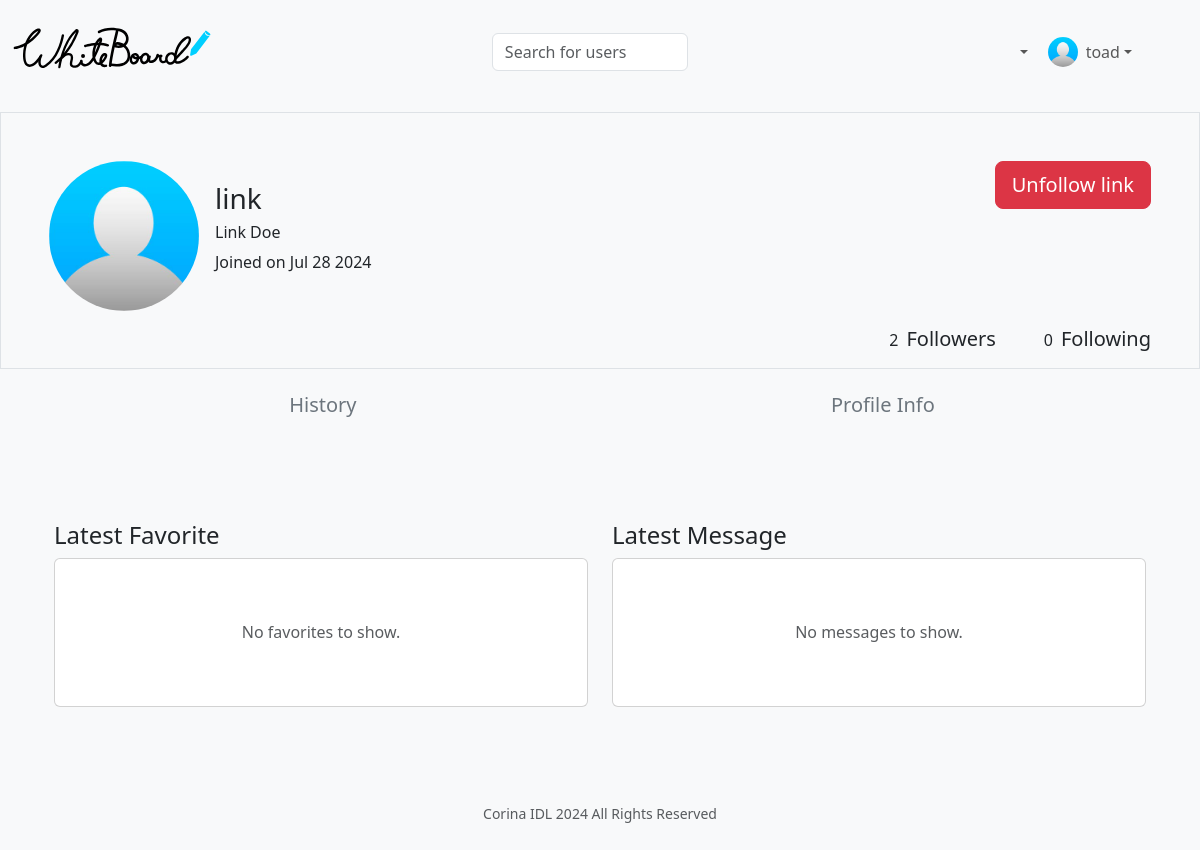
Before: /profile/link (signed in) with the older database file.
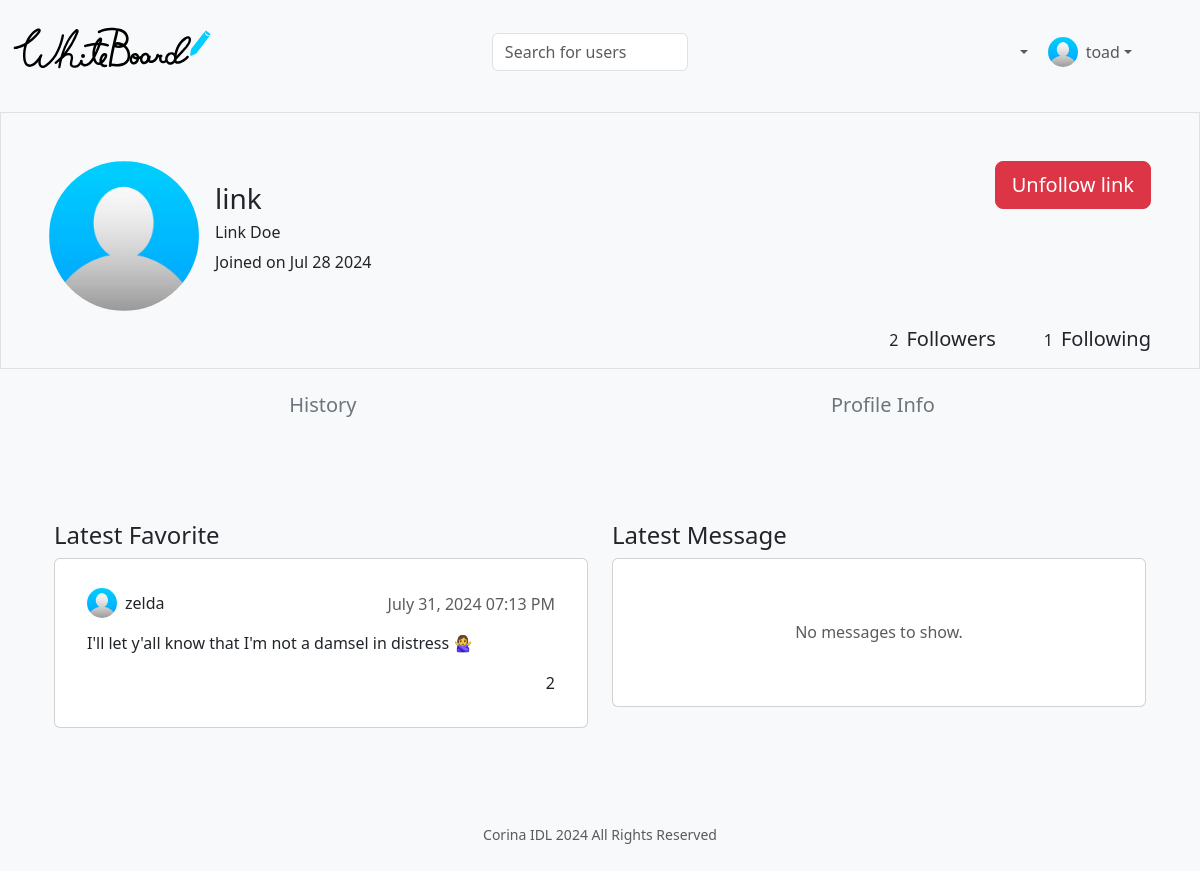
After: the same page with the newer database file.
### tables this page shows
CREATE TABLE users (
	id INTEGER PRIMARY KEY AUTOINCREMENT NOT NULL,
	name TEXT NOT NULL,
	email TEXT NOT NULL,
	pass TEXT NOT NULL,
	username TEXT NOT NULL
, workplace TEXT, location TEXT, studies TEXT, phone NUMERIC, image TEXT NOT NULL DEFAULT "avatar.jpg");

CREATE TABLE favorites (
	user_id INTEGER NOT NULL,
	message_id INTEGER NOT NULL,
	FOREIGN KEY (user_id) REFERENCES users (id),
	FOREIGN KEY (message_id) REFERENCES messages (id)
);

CREATE TABLE messages (
	id INTEGER PRIMARY KEY AUTOINCREMENT NOT NULL,
	user_id INTEGER NOT NULL,
	content TEXT NOT NULL,
	date NUMERIC NOT NULL,
	likes INTEGER NOT NULL DEFAULT 0,
	FOREIGN KEY (user_id) REFERENCES users (id)
);

### app.py (the view)
@app.route("/profile/<username>")
@login_required
def profile(username):
    if not username:
        return render_template("notfound.html")
    users = db.execute("SELECT * FROM users WHERE id = ?", session["user_id"])
    profile = db.execute("SELECT * FROM users WHERE username = ?", username)
    if not profile:
        return render_template("notfound.html")
    for row in profile:
        profile_id = row["id"]
        if profile_id == session["user_id"]:
            row["session"] = True
        else:
            row["session"] = False
            is_followed = db.execute("SELECT * FROM followers WHERE follows = ? AND user_id = ?", profile_id, session["user_id"])
            if is_followed:
                row["following"] = True
            else:
                row["following"] = False
    followers = db.execute("SELECT COUNT(follows) FROM followers JOIN users ON followers.follows = users.id WHERE users.username = ?", username)
    for item in followers:
        total_followers = item["COUNT(follows)"]
    following = db.execute("SELECT COUNT(user_id) FROM followers JOIN users ON followers.user_id = users.id WHERE users.username = ? AND followers.follows != ?", username, profile_id)
    for item in following:
        total_following = item["COUNT(user_id)"]
    favorite = db.execute("SELECT message_id, username, image, users.id AS id, content, likes, date FROM favorites, users, messages WHERE favorites.message_id = messages.id AND messages.user_id = users.id AND favorites.user_id = ? ORDER BY date DESC LIMIT 1", profile_id)
    message = db.execute("SELECT users.id AS id, username, image, content, likes, date, messages.id AS msg_id FROM users JOIN messages ON users.id = messages.user_id WHERE users.username = ? ORDER BY messages.date DESC LIMIT 1", username)
    print(favorite)
    print(message)
    return render_template("profile.html", users=users, profile=profile, followers=total_followers, following=total_following, favorite=favorite, message=message)

### app.py (called while the page is built)
@app.after_request
def after_request(response):
    response.headers["Cache-Control"] = "no-cache, no-store, must-revalidate"
    response.headers["Expires"] = 0
    response.headers["Pragma"] = "no-cache"
    return response

### helpers.py (called while the page is built)
def login_required(f):
    @wraps(f)
    def decorated_function(*args, **kwargs):
        if session.get("user_id") is None:
            return redirect("/login")
        return f(*args, **kwargs)
    return decorated_function

def format_date(date):
    date_obj = datetime.datetime.strptime(date, '%Y-%m-%d %H:%M:%S')
    new_format = date_obj.strftime('%B %d, %Y %I:%M %p')
    return new_format

### templates/profile.html (shortened to what the changed rows need)
{% extends "layout.html" %}
{% block header %}
    <header class="container-fluid pt-5 mt-3 px-5 border">
        <div id="profile-header" class="d-md-flex justify-content-between">
            <div class="d-lg-flex align-items-center justify-content-center gap-3">
                {% for row in profile %}
                    <img src="../static/avatar.jpg" class="rounded-circle" height="150" alt="Avatar" loading="lazy" />
                    <div>
                        <a href="profile.html">
                            <h3 class="text-dark">{{ row.username }}</h3>
                            <h6 class="text-dark">{{ row.name }}</h6>
                        </a>
                        <p>Joined on Jul 28 2024</p>
                    </div>
                {% endfor %}
            </div>
            <div>
                {% for row in profile %}
                    {% if row.session %}
                        <button type="button" class="btn btn-primary btn-lg btn-block" data-bs-toggle="modal" data-bs-target="#modal-edit-profile">
                            <svg xmlns="http://www.w3.org/2000/svg" width="24" height="24" viewBox="0 0 24 24" style="fill: rgba(255, 255, 255, 1);"><path d="M8.707 19.707 18 10.414 13.586 6l-9.293 9.293a1.003 1.003 0 0 0-.263.464L3 21l5.242-1.03c.176-.044.337-.135.465-.263zM21 7.414a2 2 0 0 0 0-2.828L19.414 3a2 2 0 0 0-2.828 0L15 4.586 19.414 9 21 7.414z"></path></svg>
                            Edit
                        </button>
                        <div class="modal fade modal-lg" id="modal-edit-profile" tabindex="-1" aria-labelledby="edit-profile-Label" aria-hidden="true">
                            <div class="modal-dialog">
                            <div class="modal-content">
                                <div class="modal-header">
                                <h1 class="modal-title fs-5" id="edit-profile-Label">Edit Profile</h1>
                                <button type="button" class="btn-close" data-bs-dismiss="modal" aria-label="Close"></button>
                                </div>
                                <div class="modal-body">
                                <form>
                                    <div class="mb-3">
                                    <label for="workplace" class="col-form-label">Workplace:</label>
                                    <input type="text" class="form-control" id="workplace" placeholder="Your workplace">
                                    </div>
                                    <div class="mb-3">
                                    <label for="location" class="col-form-label">Where you live:</label>
                                    <input type="text" class="form-control" id="location" placeholder="Enter your location">
                                    </div>
                                    <div class="mb-3">
                                    <label for="studies" class="col-form-label">Studies:</label>
                                    <input type="text" class="form-control" id="studies" placeholder="Your studies">
                                    </div>
                                    <div class="mb-3">
                                    <label for="phone" class="col-form-label">Phone:</label>
                                    <input type="tel" class="form-control" id="phone" placeholder="Your phone number">
                                    </div>
                                </form>
                                </div>
                                <div class="modal-footer">
                                <button type="button" class="btn btn-secondary" data-bs-dismiss="modal">Discard</button>
                                <button type="button" class="btn btn-primary">Save changes</button>
                                </div>
                            </div>
                            </div>
                        </div>
                    {% else %}
                        {% if row.following %}
                            <a href="/unfollow/{{row.username}}/{{row.id}}" class="btn btn-danger btn-lg btn-block">Unfollow {{ row.username }}</a>
                        {% else %}
                            <a href="/follow/{{row.username}}/{{row.id}}" class="btn btn-primary btn-lg btn-block d-flex align-items-center"><box-icon name='plus' color="#ffffff"></box-icon> Follow {{ row.username }}</a>
                        {% endif %}
                    {% endif %}
                {% endfor %}
            </div>
        </div>
        <div id="profile-header_followers-container" class="d-flex gap-5 mt-3">
            <div class="d-flex align-items-baseline gap-2">
                <p>{{ following }}</p>
                <h5>Following</h5>
            </div>
        </div>
    </header>
    <div class="container-fluid pb-5 mt-4 px-5 d-flex justify-content-lg-around justify-content-center flex-wrap gap-3">
        {% for row in profile %}
            {% if row.session %}
                <a href="favorites.html" class="d-flex text-secondary profile-link">
                    <box-icon name='heart' color="#6c757d"></box-icon>
                    <h5>Favorites</h5>
                </a>
                <a href="history.html" class="d-flex text-secondary profile-link">
                    <box-icon name='notepad' color="#6c757d"></box-icon>
                    <h5>History</h5>
                </a>
                <a href="info.html" class="d-flex text-secondary profile-link">
                    <box-icon name='user' color="#6c757d"></box-icon>
                    <h5>Profile Info</h5>
                </a>
            {% else %}
                <a href="history.html" class="d-flex text-secondary profile-link">
                    <box-icon name='notepad' color="#6c757d"></box-icon>
                    <h5>History</h5>
                </a>
                <a href="info.html" class="d-flex text-secondary profile-link">
                    <box-icon name='user' color="#6c757d"></box-icon>
                    <h5>Profile Info</h5>
                </a>
            {% endif %}
        {% endfor %}
    </div>
{% endblock %}
{% block main %}
    <div class="container">
        <div class="row">
            <div class="col-sm">
                <div class="card mb-5">
                    <div class="card-body mx-3">
                        {% if favorite %}
                            {% for row in favorite %}
                                <div class="d-flex align-items-center justify-content-between">
                                    <a class="nav-link d-flex align-items-center" href="/profile/{{ row.username }}">
                                        <img src="../static/{{ row.image }}" class="rounded-circle" height="30" alt="Avatar" loading="lazy" />
                                        <p class="mt-3 ms-2">{{ row.username }}</p>
                                    </a>
                                    <h6 class="card-subtitle mt-1 text-body-secondary">{{ row.date | format_date }}</h6>
                                </div>
                                <p class="card-text">{{ row.content }}</p>
                                <div class="d-flex justify-content-end gap-2">
                                    <a href="/liked/{{row.message_id}}/{{row.id}}"><box-icon name='heart'></box-icon></a>
                                    <p>{{ row.likes }}</p>
                                </div>
                            {% endfor %}
                        {% else %}
                                <h6 class="text-center text-muted my-5">No favorites to show.</h6>
                        {% endif %}
                    </div>
                </div>
            </div>
        </div>
    </div>
{% endblock %}

### templates/layout.html (shortened to what this page needs)
<!DOCTYPE html>
<html lang="en">
<head>
    <link href="https://cdn.jsdelivr.net/npm/bootstrap@5.3.3/dist/css/bootstrap.min.css" rel="stylesheet">
    <link rel="stylesheet" href="../static/styles.css">
</head>
<body class="bg-light">
    <nav class="bg-light navbar navbar-expand-md navbar-light sticky-top">
        <div class="container-fluid">
            <a class="navbar-brand" href="/">
                <img src="../static/whiteboard-logo.svg" alt="WhiteBoard logo" width="200" loading="lazy">
            </a>
            <div class="collapse navbar-collapse" id="navbar">
                {% if session["user_id"] %}
                    <div class="container-lg mt-2">
                        <form action="/search" class="d-flex align-items-center" role="search">
                            <input class="form-control me-2" type="search" placeholder="Search for users" aria-label="Search" name="user" autocomplete="off">
                            <button class="search-btn" type="submit">
                                <box-icon name='search'></box-icon>
                            </button>
                        </form>
                    </div>
                    <ul class="navbar-nav ms-auto mt-2 d-md-flex align-items-md-center">
                        <li class="nav-item dropdown me-1">
                            <a href="#" class="nav-link dropdown-toggle d-flex align-items-center" data-bs-toggle="dropdown" data-bs-auto-close="outside" aria-expanded="false">
                                <box-icon name='heart'></box-icon>
                            </a>
                        </li>
                        <li class="nav-item dropdown me-lg-5">
                            {% for user in users %}
                                <a class="nav-link dropdown-toggle d-flex align-items-center" href="#" data-bs-toggle="dropdown" aria-expanded="false" data-bs-auto-close="outside">
                                    <img src="../static/{{ user.image }}" class="rounded-circle" height="30" alt="Avatar" loading="lazy" />
                                    <p class="mt-3 ms-2">{{ user.username }}</p>
                                </a>
                            {% endfor %}
                        </li>
                    </ul>
                {% endif %}
            </div>
        </div>
    </nav>
    {% block header %}{% endblock %}
    <main class="container py-5">
        {% block main %}{% endblock %}
    </main>
    {% block footer %}{% endblock %}
</body>
</html>

Changed rows visible on the page:
added favorites: image (placeholder picture), username "zelda", date "July 31, 2024 07:13 PM", content "I'll let y'all know that I'm not a damsel in distress 🙅‍♀️", likes "2"
Other visible differences:
{{ following }}: "0" → "1"
text no longer shown: "No favorites to show."
